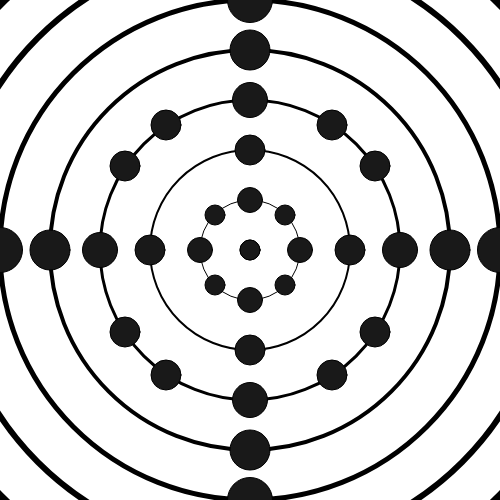
Frame 1 (no input)
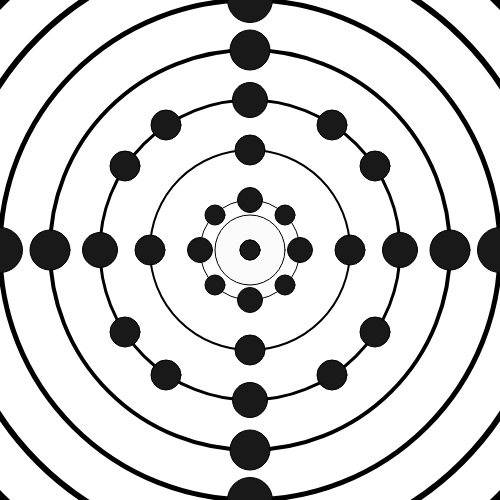
Frame 60 (no input)
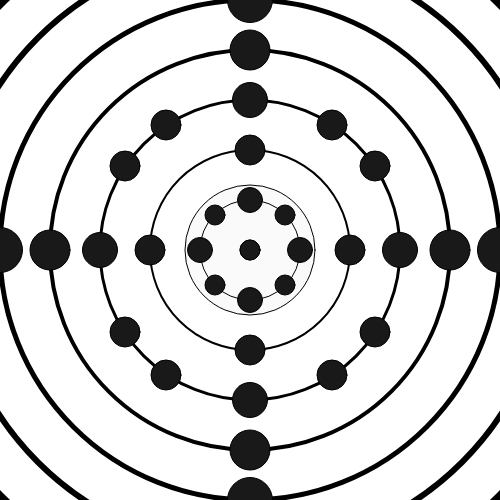
Frame 120 (the mouse pressed at the canvas centre since frame 60)

The p5.js sketch that drew these frames (run headless with seeded random() and noise() and a simulated clock; from frame 60 on, the mouse is pressed at the canvas centre):

// p5.js sketch
// ── sketch.js
function setup() {
createCanvas(500,500)
i=10
}

function draw() {
//Variable Ellispe 
  i += 1
  clear()
  fill(250)
  ellipse(width/2, height/2, i, i)
//Background patterns
  noFill()
  strokeWeight(1)
  ellipse(width/2, height/2, 100, 100)
  strokeWeight(2)
  ellipse(width/2, height/2, 200, 200)
  strokeWeight(3)
  ellipse(width/2, height/2, 300, 300)
  strokeWeight(4)
  ellipse(width/2, height/2, 400, 400)
  strokeWeight(5)
  ellipse(width/2, height/2, 500, 500)
  strokeWeight(6)
  ellipse(width/2, height/2, 600, 600)
  strokeWeight(7)
  ellipse(width/2, height/2, 700, 700)
//Horizontal Ellipses
  fill (25)
  strokeWeight(1)
  ellipse(0, 250, 45, 45)
  ellipse(50, 250, 40, 40)
  ellipse(100, 250, 35, 35)
  ellipse(150, 250, 30, 30)
  ellipse(200, 250, 25, 25)
  ellipse(250, 250, 20, 20)
  ellipse(300, 250, 25, 25)
  ellipse(350, 250, 30, 30)
  ellipse(400, 250, 35, 35)
  ellipse(450, 250, 40, 40)
  ellipse(500, 250, 45, 45)
//Vertical Ellipses
  ellipse(250, 0, 45, 45)
  ellipse(250, 50, 40, 40)
  ellipse(250, 100, 35, 35)
  ellipse(250, 150, 30, 30)
  ellipse(250, 200, 25, 25)
  ellipse(250, 250, 20, 20)
  ellipse(250, 300, 25, 25)
  ellipse(250, 350, 30, 30)
  ellipse(250, 400, 35, 35)
  ellipse(250, 450, 40, 40)
  ellipse(250, 500, 45, 45)
//1st Circle - Diagonals
  ellipse(215, 215, 20, 20)
  ellipse(215, 285, 20, 20)
  ellipse(285, 285, 20, 20)
  ellipse(285, 215, 20, 20)
//2nd circle - Diagonals
  //Top left
  ellipse(166, 125, 30, 30)
  ellipse(125, 166, 30, 30)
  //Top right
  ellipse(375, 166, 30, 30)
  ellipse(332, 125, 30, 30)
  //Bottom Left
  ellipse(166, 375, 30, 30)
  ellipse(125, 332, 30, 30)
  //Bottom right
  ellipse(375, 332, 30, 30)
  ellipse(332, 375, 30, 30)
//3rd circle - Diagonals
  
}
